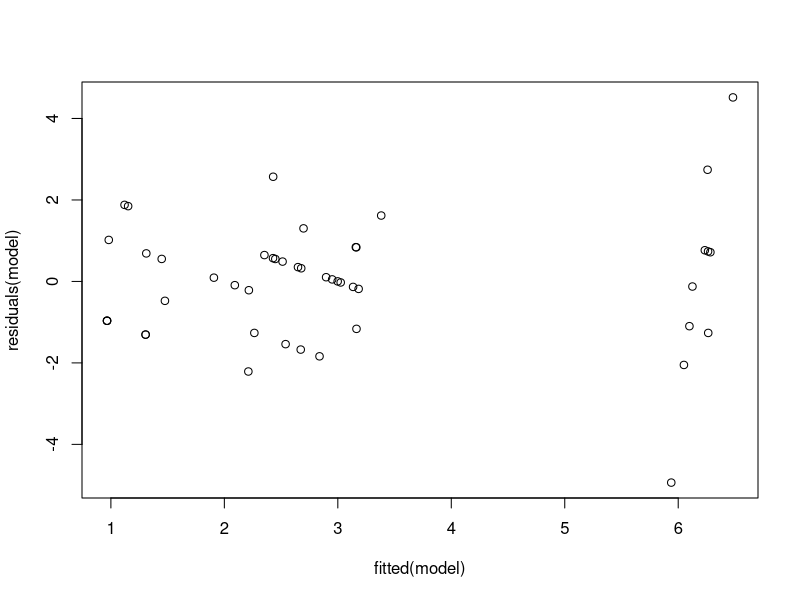
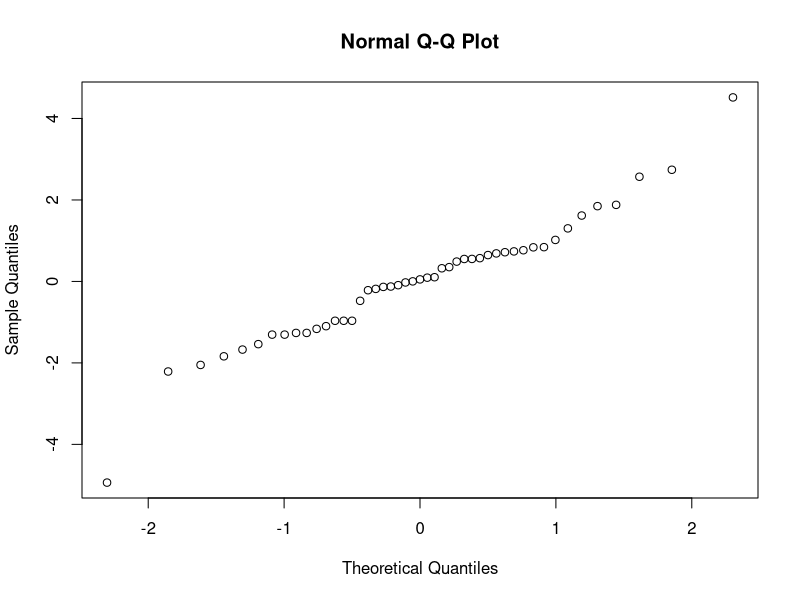
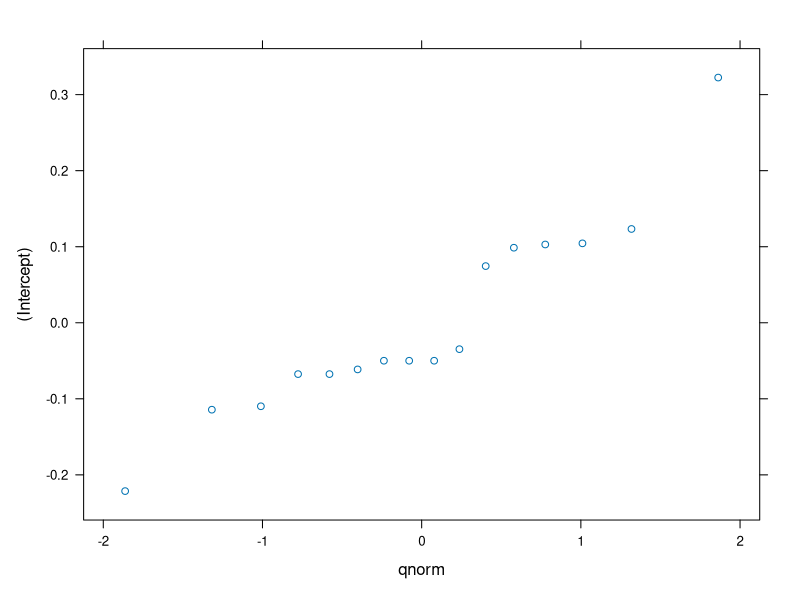
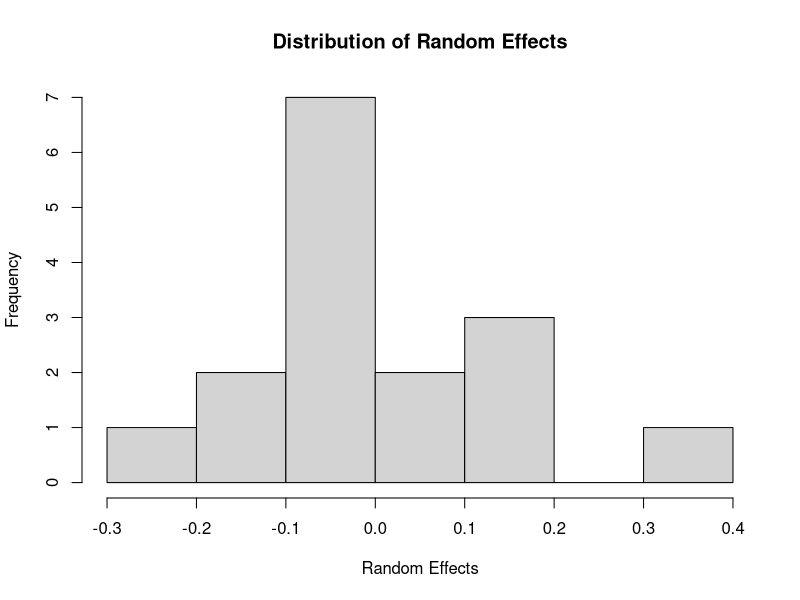
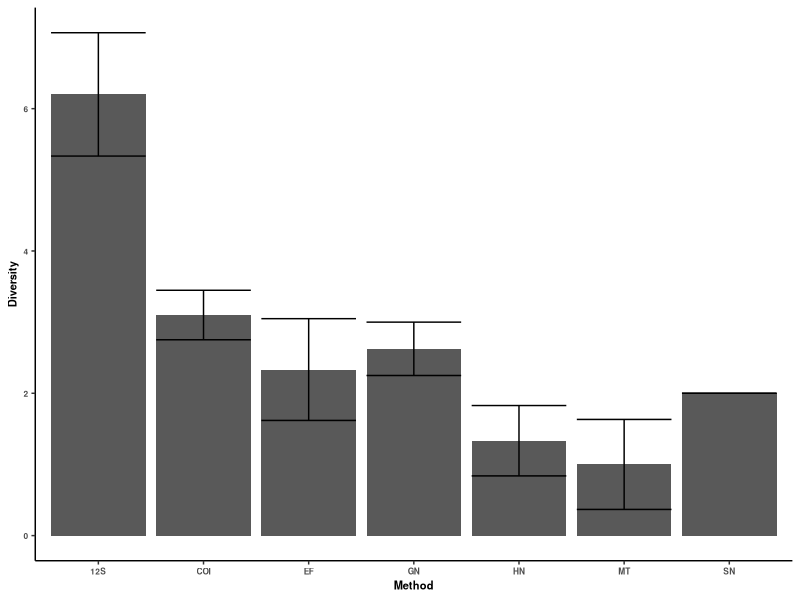

These figures' R source, in order: (Note: this script raises an error after producing the figures.)
# Diveristy 
library(tidyverse) 
library(readxl)
library(plotrix)
S12<-read_excel("Data/12S Data.xlsx")
Trad<-read_excel("Data/Traditional Data.xlsx")
COI<-read_excel("Data/COI Data.xlsx")

S12$Method<-"12S"
COI$Method<-"COI"

Trad$variable<-Trad$Date_site
Trad$value<-Trad$Count
Trad<-subset(Trad, select=-c(Date_site,Count))
Trad$Cat<-"Conventional"
S12$Cat<-"eDNA"
COI$Cat<-"eDNA"
data1<-rbind(S12,COI, Trad)


data1 <- data1[data1$value >= 1, ]#
data1$value<-ifelse(data1$value>1,1,data1$value)


p1<-ggplot(data1,aes(variable, Species, group=Method, color =Method)) + 
  geom_point(aes(fill=Method), position=position_dodge(width=0.5),colour="black", shape=21,size=3,stroke=1)+
  labs(y="Species", x="Sample")+
  theme(legend.text =element_text(size = 6,face = "bold"))+
  theme(legend.key.size = unit(.2, 'cm')) + 
  theme(legend.title = element_text(size = 6,face = "bold"))+
  guides(colour = guide_legend(title = "Method",ncol = 1))+
  theme(axis.text.x = element_text(size=6,face="bold"))+
  theme(axis.title = element_text(size = 8,face="bold"))+
  theme(axis.text.y = element_text(size=6,face="bold"))
data1

v<-data1 %>%
  group_by(Method) %>%
  summarise(Count= length(unique(Species)))

v<-data1 %>%
  group_by(Method) %>%
  summarise(Species=list(unique(Species)))







# Plot 2----
S12<-read_excel("Data/12S Data.xlsx")
Trad<-read_excel("Data/Traditional Data.xlsx")
COI<-read_excel("Data/COI Data.xlsx")

S12$Method<-"12S"
COI$Method<-"COI"

Trad$variable<-Trad$Date_site
Trad$value<-Trad$Count
Trad<-subset(Trad, select=-c(Date_site,Count))
Trad$Cat<-"Conventional"
S12$Cat<-"eDNA"
COI$Cat<-"eDNA"
data1<-rbind(S12,COI, Trad)

data1 <- data1[data1$value >= 1, ]#
data1$value<-ifelse(data1$value>1,1,data1$value)
f<-data1 %>%
  group_by(variable,Method) %>%
  summarise(Count= sum(value))
f$Sample<-f$variable
# We need to account for the days the sampling method was used but no fish were found 
sampling<-read_excel("Data/Detour Sampling.xlsx")
sampling$combined <- paste(sampling$Method, "-", sampling$Sample)
f$combined <- paste(f$Method, "-", f$Sample)
diff<-symdiff(f$combined,sampling$combined)

values_to_add <- c(diff)
# Values from symdiff
values_to_add <- c("HN - 08-07-23 - SunC-REF", 
                   "HN - 09-07-23 - SunC-REF",
                   "MT - 09-07-23 - SunC-REF",
                   "MT - 08-07-23 - SunC-EXP",
                   "MT - 11-07-23 - KC-REF",
                   "EF - 12-07-23 - SunC-FF")

# Extract Method and Sample
methods <-c("HN","HN","MT","MT","MT","EF")

samples <-c("08-07-23 - SunC-REF", 
            "09-07-23 - SunC-REF",
            "09-07-23 - SunC-REF",
            "08-07-23 - SunC-EXP",
            "11-07-23 - KC-REF",
            "12-07-23 - SunC-FF")

# Create new rows with Method and Sample
new_rows <- data.frame(variable = values_to_add,
                       Method = methods,
                       Count = 0,
                       Sample = samples,
                       combined = values_to_add)

# Append new rows to dataframe f
f <- rbind(f, new_rows)
library(lmerTest)
model <- lmer(Count ~ as.factor(Method) + (1|variable), data = f)
summary(model)
plot(fitted(model), residuals(model))
qqnorm(residuals(model))
plot(ranef(model))
summary(model)
AIC(model)
ranef_values <- ranef(model)$variable  # Assuming random effects are for "variable"
hist(ranef_values$`(Intercept)`, main="Distribution of Random Effects", xlab="Random Effects")
install.packages("emmeans")

library(emmeans)
citation("emmeans")
pairwise_comparisons <- emmeans(model, pairwise ~ Method,adjust = "BH")
pairwise_comparisons
p2<-ggplot(f, aes(x=factor(Method),Count))+
  geom_bar(stat="summary")+
  stat_summary(fun.data = mean_se,  
               geom = "errorbar") +
  labs(y="Diversity", x="Method")+
  theme_classic()+
  theme(legend.text =element_text(size = 6,face = "bold"))+
  theme(legend.key.size = unit(.2, 'cm')) + 
  theme(legend.title = element_text(size = 6,face = "bold"))+
  guides(colour = guide_legend(title = "Method",ncol = 1))+
  theme(axis.text.x = element_text(size=6,face="bold"))+
  theme(axis.title = element_text(size = 8,face="bold"))+
  theme(axis.text.y = element_text(size=6,face="bold"))


shapiro.test(f$Count) # Fail

pairwise.wilcox.test(f$Count,f$Method)

t<-f%>%
  group_by(Method) %>%
  summarise(mean= mean(Count), error= std.error(Count))
t


3.1/ 2 

p2


library(plotrix)
#### Plot 3----



S12<-read_excel("Data/12S Data.xlsx")
Trad<-read_excel("Data/Traditional Data.xlsx")
COI<-read_excel("Data/COI Data.xlsx")

S12$Method<-"12S"
COI$Method<-"COI"

Trad$variable<-Trad$Date_site
Trad$value<-Trad$Count
Trad<-subset(Trad, select=-c(Date_site,Count))
Trad$Cat<-"Conventional"
S12$Cat<-"eDNA"
COI$Cat<-"eDNA"
data1<-rbind(S12,COI)
data1$value<-ifelse(data1$value>1,1,data1$value)
data1<-data1[!duplicated(data1), ]
Trad$value<-ifelse(Trad$value>1,1,Trad$value)
Trad1<-Trad1[!duplicated(Trad1), ]

data1<-rbind(data1,Trad)
data1 <- data1[data1$value >= 1, ]#
data1$Value<-ifelse(data1$value>1,1,data1$value)

s<-data1 %>%
  group_by(Cat) %>%
  summarise(species= length(species))

f<-data1 %>%
  group_by(Species,variable,Cat) %>%
  summarise(Count= sum(value))
f$Count<-ifelse(f$Count>1,1,f$Count)
f<-f%>%
  group_by(variable,Cat) %>%
  summarise(Count= sum(Count))

p3<-ggplot(f, aes(x=factor(Cat),Count))+
  geom_bar(stat="summary")+
  stat_summary(fun.data = mean_se,  
               geom = "errorbar") +
  labs(y="Diversity", x="Method")+
  theme_classic()+
  theme(legend.text =element_text(size = 6,face = "bold"))+
  theme(legend.key.size = unit(.2, 'cm')) + 
  theme(legend.title = element_text(size = 6,face = "bold"))+
  guides(colour = guide_legend(title = "Method",ncol = 1))+
  theme(axis.text.x = element_text(size=6,face="bold"))+
  theme(axis.title = element_text(size = 8,face="bold"))+
  theme(axis.text.y = element_text(size=6,face="bold"))



library(ggpubr)
p2_p3<-ggarrange(p3,p2, labels = c("B", "C"), font.label = list(size=10))
ggarrange(p1,p2_p3, labels = c("A"), ncol=1,font.label = list(size=10))

library(tidyverse)
library(plotrix)
t<-f%>%
  group_by(Cat) %>%
  summarise(mean= mean(Count), error= std.error(Count))
shapiro.test(f$Count) # Pass 
library(car)
leveneTest(f$Count,f$Cat) # Pass

a<-aov(f$Count~f$Cat)

summary(a)
TukeyHSD(a)
Con<-f%>% filter(Cat == "Conventional")
eD<-f%>% filter(Cat == "eDNA")
eD$eDNA<-eD$Count
Con$Conventional<-Con$Count
w<-data.frame(Conventional=Con$Conventional,eDNA=eD$eDNA)
t.test(w$Conventional,w$eDNA, paired = TRUE)
# Is there a way to only do species detected with that method ----
S12<-read_excel("Data/12S Data.xlsx")
Trad<-read_excel("Data/Traditional Data.xlsx")
COI<-read_excel("Data/COI Data.xlsx")

S12$Method<-"12S"
COI$Method<-"COI"

Trad$variable<-Trad$Date_site
Trad$value<-Trad$Count
Trad<-subset(Trad, select=-c(Date_site,Count))
Trad$Cat<-"Conventional"
S12$Cat<-"eDNA"
COI$Cat<-"eDNA"
data1<-rbind(S12,COI, Trad)

data1 <- data1[data1$value >= 1, ]#
data1$value<-ifelse(data1$value>1,1,data1$value)
f<-data1 %>%
  group_by(variable,Method, Species) %>%
  summarise(Count= sum(value))
f$Sample<-f$variable
f$Combo<-NA

f$Combo[f$variable=="08-07-23 - SunC-REF"] <- "12S,COI,EF,GN,HN"
f$Combo[f$variable=="09-07-23 - SunC-REF"] <- "12S,COI,GN,HN,MT"
f$Combo[f$variable=="08-07-23 - SunC-EXP"] <- "12S,COI,EF,GN,HN,MT"
f$Combo[f$variable=="10-07-23 - KC-EXP"] <- "12S,COI,EF,MT"
f$Combo[f$variable=="11-07-23 - KC-REF"] <- "12S,COI,EF,MT, SN"
f$Combo[f$variable=="12-07-23 - SunC-FF"] <- "12S,COI,EF,GN"
f$Combo[f$variable=="09-07-23 - SunC-EXP"] <- "12S,COI,GN,HN,SN"
f$Combo[f$variable=="12-07-23 - RJ-POND"] <- "12S,COI,GN,MT"
f$Combo[f$variable=="12-07-23 - HC-REF"] <- "12S,COI,EF,GN,HN"
f$Combo[f$variable=="13-07-23 - HC-REF"] <- "12S,COI,GN,HN"



f <- f %>%
  group_by(variable) %>%
  mutate(`Total Number of Methods used` = length(unique(unlist(strsplit(Combo, ",")))))





filtered_data <- f %>%
  group_by(Species, variable) %>%
  filter(n_distinct(Method) == 1)

filtered_data_mean<-filtered_data  %>%
  group_by(Method) %>%
  summarise(Count= sum(Count), 
            Average_Number_methods_used= mean(`Total Number of Methods used`))
  
filtered_data_mean_old<-filtered_data_mean
  
  
  # The number of occurrences when a single method was the only method to detect that species
# Number of times a method was the only method to detect a species during a sample*Average number of methods used 
# Unique species detected/ Average number of methods used 
  
Species_Only_detcted_with_one_method<-ggplot(filtered_data_mean, aes(x=factor(Method),Count*Average_Number_methods_used))+
  geom_bar(stat="summary")+
  stat_summary(fun.data = mean_se,  
               geom = "errorbar") +
  labs(y="Weighted Uniqueness", x="Method")+
  theme_classic()+
  theme(legend.text =element_text(size = 6,face = "bold"))+
  theme(legend.key.size = unit(.2, 'cm')) + 
  theme(legend.title = element_text(size = 6,face = "bold"))+
  guides(colour = guide_legend(title = "Method",ncol = 1))+
  theme(axis.text.x = element_text(size=6,face="bold"))+
  theme(axis.title = element_text(size = 8,face="bold"))+
  theme(axis.text.y = element_text(size=6,face="bold"))
Species_Only_detcted_with_one_method

filtered_data_mean$Count*filtered_data_mean$Average_Number_methods_used


p2_p3<-ggarrange(p3,p2,Species_Only_detcted_with_one_method,nrow=1, labels = c("B", "C","D"), font.label = list(size=10))
ggarrange(p1,p2_p3, labels = c("A"), ncol=1,font.label = list(size=10))


# Plot 4----
S12<-read_excel("Data/12S Data.xlsx")
Trad<-read_excel("Data/Traditional Data.xlsx")
COI<-read_excel("Data/COI Data.xlsx")

S12$Method<-"12S"
COI$Method<-"COI"

Trad$variable<-Trad$Date_site
Trad$value<-Trad$Count
Trad<-subset(Trad, select=-c(Date_site,Count))
Trad$Cat<-"Conventional"
S12$Cat<-"eDNA"
COI$Cat<-"eDNA"
data1<-rbind(S12,COI, Trad)

data1 <- data1[data1$value >= 1, ]#
data1$value<-ifelse(data1$value>1,1,data1$value)
f<-data1 %>%
  group_by(variable,Method, Species) %>%
  summarise(Count= sum(value))

f$Sample<-f$variable
# We do not need to account for the days the sampling method was used but no fish were found because at every sample at least one fish was captured from a combination perspective 
f$variable[f$variable=="08-07-23 - SunC-REF"] <- "EF,GN,HN"
f$variable[f$variable=="09-07-23 - SunC-REF"] <- "GN,HN,MT"
f$variable[f$variable=="08-07-23 - SunC-EXP"] <- "EF,GN,HN,MT"
f$variable[f$variable=="10-07-23 - KC-EXP"] <- "EF,MT"
f$variable[f$variable=="11-07-23 - KC-REF"] <- "EF,MT, SN"
f$variable[f$variable=="12-07-23 - SunC-FF"] <- "EF,GN"
f$variable[f$variable=="09-07-23 - SunC-EXP"] <- "GN,HN,SN"
f$variable[f$variable=="12-07-23 - RJ-POND"] <- "GN,MT"
f$variable[f$variable=="12-07-23 - HC-REF"] <- "EF,GN,HN"
f$variable[f$variable=="13-07-23 - HC-REF"] <- "GN,HN"
f<-f[!duplicated(f), ]

f<-f %>%
  group_by(variable, Sample) %>%
  summarise(Count= sum(Count))

p4<-ggplot(f, aes(x=factor(variable),Count))+
  geom_bar(stat="summary")+
  stat_summary(fun.data = mean_se,  
               geom = "errorbar") +
  labs(y="Diversity", x="Sample Technique")+
  theme_classic()+
  theme(legend.text =element_text(size = 6,face = "bold"))+
  theme(legend.key.size = unit(.2, 'cm')) + 
  theme(legend.title = element_text(size = 6,face = "bold"))+
  guides(colour = guide_legend(title = "Method",ncol = 1))+
  theme(axis.text.x = element_text(size=6,face="bold"))+
  theme(axis.title = element_text(size = 8,face="bold"))+
  theme(axis.text.y = element_text(size=6,face="bold"))
p4




# p5----
S12<-read_excel("Data/12S Data.xlsx")
Trad<-read_excel("Data/Traditional Data.xlsx")
Trad$value<-Trad$Count
Trad$variable<-Trad$Date_site
Trad<-subset(Trad, select=-c(Date_site,Count))
COI<-read_excel("Data/COI Data.xlsx")
S12$Method<-"12S"
COI$Method<-"COI"

Trad$Cat<-"Conventional"
S12$Cat<-"eDNA"
COI$Cat<-"eDNA"
x<-combine(S12,COI)
x<-combine(x,Trad)

f<-x %>%
  group_by(Cat) %>%
  summarise(Count= (unique(Species)))
f_edna<-f%>% filter(Cat== "eDNA") # total 15
f_trad<-f%>% filter(Cat== "Conventional") # TOTAL OF 10 on 7 in common, eDNA missed 3 species, eDNA detected 15-7, 8 species not detected with conventional 
intersect(f_edna$Count,f_trad$Count) #7

f<-x %>%
  group_by(Method, Species) %>%
  summarise(Count= sum(value))




f<- f[f$Count >= 1, ]#
f$Count<-ifelse(f$Count>1,1,f$Count)


S12<-f%>% filter(Method == "12S")
COI<-f%>% filter(Method == "COI")
EF<-f%>% filter(Method == "EF")
COI<-subset(COI, select=-c(Method))
S12<-subset(S12, select=-c(Method))
EF<-subset(EF, select=-c(Method))
all_all_not(S12,COI)
all_all_not(S12,EF)
all_all_not(EF,COI)
dplyr::intersect(S12,COI)

library(dplyr)
library(tidyverse)


#Plot 5-----
#Creat function to do it ----

# Initialize results dataframe
results <- data.frame(
  Method1 = character(),
  Method2 = character(),
  CommonSpecies = integer(),
  UniqueSpecies = integer(),
  stringsAsFactors = FALSE
)

# Compare each method with every other method
for (i in 1:(length(methods) - 1)) {
  for (j in (i + 1):length(methods)) {
    method1 <- methods[i]
    method2 <- methods[j]
    
    df1 <- f %>% filter(Method == method1) %>% dplyr::select(Species)
    df2 <- f %>% filter(Method == method2) %>% dplyr::select(Species)
    
    common <- df1 %>% inner_join(df2, by = "Species") %>% nrow()
    unique <- df1 %>% anti_join(df2, by = "Species") %>% bind_rows(df2 %>% anti_join(df1, by = "Species")) %>% nrow()
    
    results <- rbind(results, data.frame(
      Method1 = method1,
      Method2 = method2,
      CommonSpecies = common,
      UniqueSpecies = unique
    ))
  }
}

# Print results
results_fish<-print(results)

sampling<-read_excel("Data/Detour Sampling.xlsx")

# Initialize results data frame
results <- data.frame(
  Method1 = character(),
  Method2 = character(),
  CommonSample = integer(),
  UniqueSample = integer(),
  stringsAsFactors = FALSE
)

# Get unique methods
methods <- unique(sampling$Method)

# Compare each method with every other method
for (i in 1:(length(methods) - 1)) {
  for (j in (i + 1):length(methods)) {
    method1 <- methods[i]
    method2 <- methods[j]
    
    # Filter data frames for each method
    df1 <- sampling %>% filter(Method == method1) %>% dplyr::select(Sample)
    df2 <- sampling %>% filter(Method == method2) %>% dplyr::select(Sample)
    
    # Calculate common and unique samples
    common <- df1 %>% inner_join(df2, by = "Sample") %>% nrow()
    unique <- df1 %>% anti_join(df2, by = "Sample") %>% bind_rows(df2 %>% anti_join(df1, by = "Sample")) %>% nrow()
    
    # Append results to the results data frame
    results <- rbind(results, data.frame(
      Method1 = method1,
      Method2 = method2,
      CommonSample = common,
      UniqueSample = unique
    ))
  }
}

# Print the results
results_sample<-print(results)

results<-merge(results_sample, results_fish)

results$Method<-paste(results$Method1,"-",results$Method2)
results$all_fish<-results$CommonSpecies+results$UniqueSpecies
results$sim<-((results$CommonSpecies/results$all)/(results$CommonSample+results$UniqueSample))

mean(results$sim)


p5<-ggplot(results, aes(x=factor(Method),sim))+
  geom_bar(stat="summary")+
  stat_summary(fun.data = mean_se,  
               geom = "errorbar") +
  labs(y="Similarity", x="Method")+
  theme_classic()+
  theme(legend.text =element_text(size = 6,face = "bold"))+
  theme(legend.key.size = unit(.2, 'cm')) + 
  theme(legend.title = element_text(size = 6,face = "bold"))+
  guides(colour = guide_legend(title = "Method",ncol = 1))+
  theme(axis.text.x = element_text(angle=45,vjust=.5, size=6,face="bold"))+
  theme(axis.title = element_text(size = 8,face="bold"))+
  theme(axis.text.y = element_text(size=6,face="bold"))
  
p5



v<-results%>%
  group_by(Method) %>%
  summarise(mean= mean(sim))

v1<-results%>% filter(Method == "12S - COI")
v<-results%>% filter(!Method == "12S - COI")
S12<-v%>% filter(Method2 == "12S")
COI<-v%>% filter(Method2 == "COI")

mean(COI$sim,v1$sim)
c<-c(COI$sim,v1$sim)
mean(c)
c1<-c(S12$sim,v1$sim)
mean(c1)/mean(c)

p2_p3<-ggarrange(p3,p2,nrow=1, labels = c("B", "C"), font.label = list(size=10))

p4_p5<-ggarrange(Species_Only_detcted_with_one_method,p5,nrow=1, labels = c("D", "E"), font.label = list(size=10))

p2_p3<-ggarrange(p2_p3,p4_p5,ncol=1, font.label = list(size=10))
ggarrange(p1,p2_p3, labels = c("A"), ncol=1,font.label = list(size=10))




# Summary stats
library(tidyverse) 
library(readxl)
library(plotrix)
S12<-read_excel("Data/12S Data.xlsx")
Trad<-read_excel("Data/Traditional Data.xlsx")
COI<-read_excel("Data/COI Data.xlsx")
data1 <-S12
data1 <- data1[data1$value >= 1, ]#

v<-data1 %>%
  group_by(variable) %>%
  summarise(max=max(value),
            min=min(value))

mean(v$max)
mean(v$min)
mean(data1$value)


data1 <-COI
data1 <- data1[data1$value >= 1, ]#

v<-data1 %>%
  group_by(variable) %>%
  summarise(max=max(value),
            min=min(value))

mean(v$max)

mean(v$min)
mean(data1$value)
